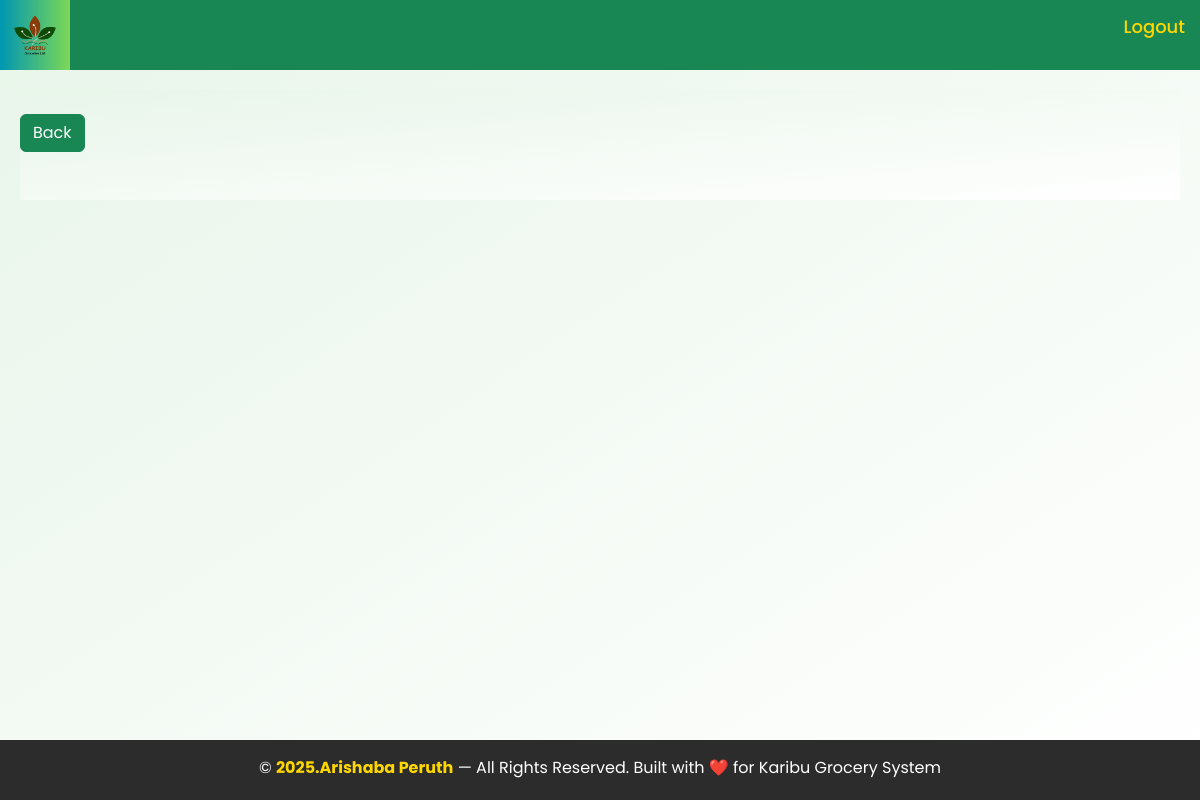
Page /receipt/ (signed in) on the earlier database version.
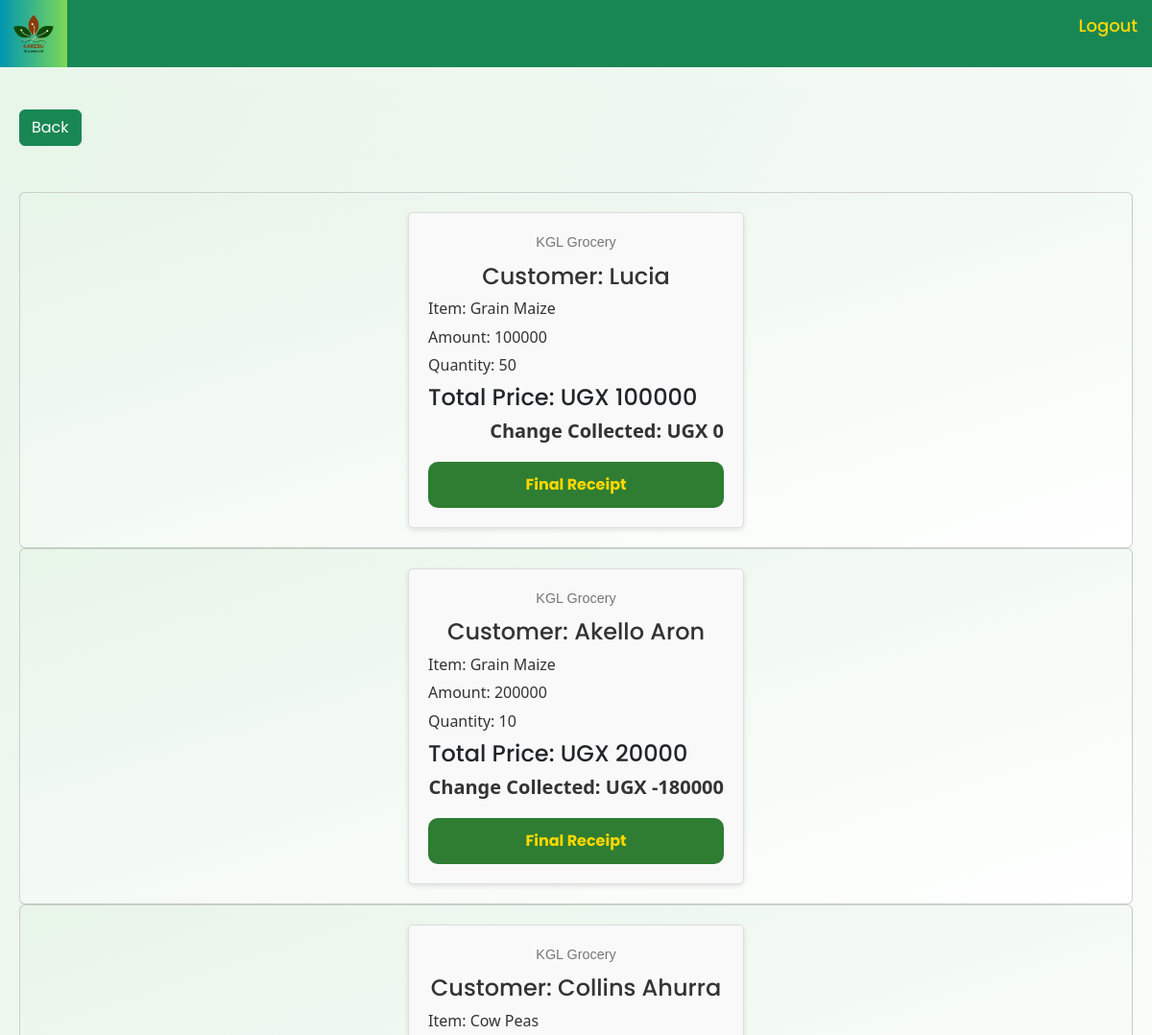
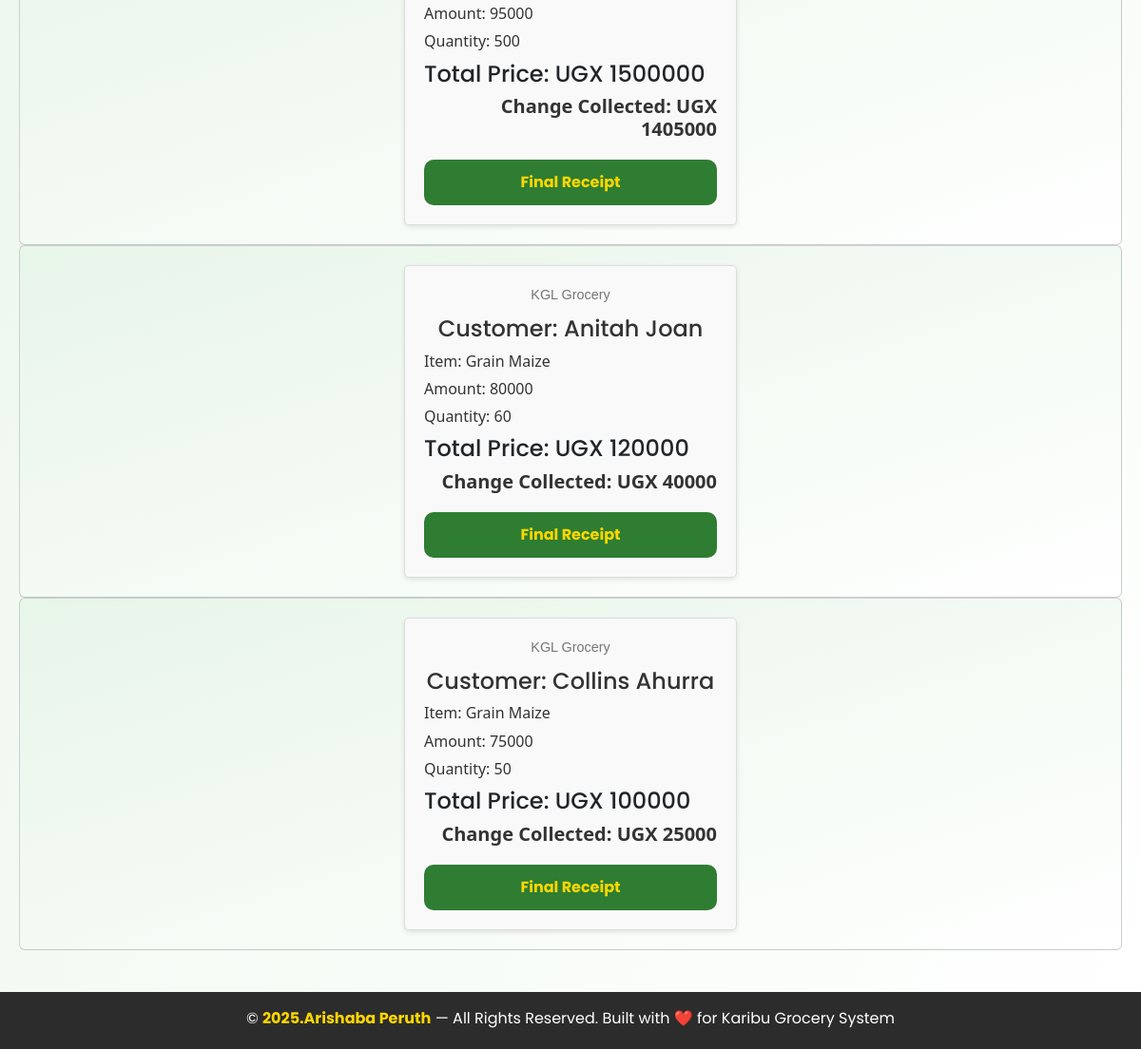
Same page on the later database version (2 pictures, top to bottom).
### homeapp/models.py (models this page shows, shortened)
class Sale(models.Model):
    Name_of_produce = models.ForeignKey(Stock, blank=True, null=True, on_delete=models.CASCADE)
    item_name = models.CharField(blank=True, null=True)
    Tonnage_in_kgs = models.IntegerField(blank=False)
    Amount_paid = models.IntegerField(default=0,blank=False)
    Branch = models.ForeignKey(Branch, blank=True, null=True, on_delete=models.CASCADE)
    Sales_agent_name = models.CharField(blank=False)
    Date_time = models.DateTimeField(auto_now_add=True)
    Name_of_buyer = models.CharField(blank=True)
    method_of_payment = models.CharField(choices=[("Cash", "Cash"), ("Credit", "Credit")],blank=True, null=True)
    def get_amount_paid(self):
        amount_paid = self.Tonnage_in_kgs * self.Name_of_produce.Unit_price
        return int(amount_paid)
    def get_change(self):
        change = self.get_amount_paid() - self.Amount_paid
        return (int(change))

class Stock(models.Model):
    Name_of_produce = models.CharField(max_length=100, null=True)
    Produce_type = models.CharField(choices=[("Internal","Internal"), ("External","External")] ,blank=True, null=True)
    Date = models.DateField(auto_now_add=True)
    Tonnage_in_kgs = models.IntegerField(blank=False, default=0)
    total_quantity = models.IntegerField(default=0,blank=True, null=True)
    Cost = models.IntegerField(blank=False, default=0)
    Unit_price = models.IntegerField(blank=True, null=True)
    Dealer_name = models.CharField(blank=False, default=0)
    Branch = models.ForeignKey(Branch,blank=True, null=True, on_delete=models.CASCADE)
    Contact = models.IntegerField(default=0, blank=False)
    received_quantity = models.IntegerField(default=0,blank=True,null=True)
    def __str__(self):
        return self.Name_of_produce

### homeapp/views.py (the view)
# urls.py: path('receipt/',views.receipt, name='receipt'),
@login_required
def receipt(request):
    if request.user.is_manager or request.user.is_manager_2:
        branch_name = 'Maganjo' if request.user.is_manager else 'Matugga'
        branch = Branch.objects.get(branch_name=branch_name)
        sales = Sale.objects.filter(Branch=branch).order_by('-id')
    elif request.user.is_salesagent or request.user.is_salesagent_2:
        branch_name = 'Maganjo' if request.user.is_salesagent else 'Matugga'
        branch = Branch.objects.get(branch_name=branch_name)
        sales = Sale.objects.filter(Branch=branch).order_by('-id')
    else:
        sales = Sale.objects.all().order_by('-id')
    return render(request, 'homeapp/receipt.html', {'sales': sales})

### homeapp/templates/homeapp/receipt.html (shortened to what this page needs)
{% extends 'homeapp/base.html' %}
{% load static %}
{% block content %}
<main style=" background: linear-gradient(to bottom right, #e8f5e9, #ffffff); margin: 20px;">
    <link rel="stylesheet" href="{% static 'receipt.css' %}">
    <br>
    <div>
        {% if user.is_manager or user.is_manager_2 %}
        <a href="{% url 'manager' %}"><button class="btn btn-success">Back</button></a>
        {% endif %}
    </div>
<br><br>
    {% for sale in sales %}
        <div class="card" style=" background: linear-gradient(to bottom right, #e8f5e9, #ffffff);">
            <div class="card-body">
                <h3>
                    Customer: {{ sale.Name_of_buyer }}
                </h3>
                <h6>Item: {{ sale.Name_of_produce }}</h6>
                <h6>Amount: {{ sale.Amount_paid }}</h6>
                <h6>Quantity: {{ sale.Tonnage_in_kgs }}</h6>
                <h4>Total Price: UGX {{ sale.get_amount_paid }}</h4>
                <div style="flex: 1">
                    <h5 class="card-text">
                        Change Collected: UGX {{ sale.get_change }}
                    </h5>
                    <a href="{% url 'receipt_detail' sale.id %}"><button type="submit"  class="btn btn-danger" style="color: gold;">Final Receipt</button></a>
                </div>
            </div>
        </div>
    {% endfor %}
</main>
{% endblock %}

Differences in the rows shown:
now on this page (row edited): Sale: Name_of_buyer "Lucia", Name_of_produce "Grain Maize", Amount_paid "100000", Tonnage_in_kgs "50", get_amount_paid "100000", get_change "0"
now on this page (row edited): Sale: Name_of_buyer "Akello Aron", Name_of_produce "Grain Maize", Amount_paid "200000", Tonnage_in_kgs "10", get_amount_paid "20000", get_change "-180000"
now on this page (row edited): Sale: Name_of_buyer "Collins Ahurra", Name_of_produce "Cow Peas", Amount_paid "95000", Tonnage_in_kgs "500", get_amount_paid "1500000", get_change "1405000"
now on this page (row edited): Sale: Name_of_buyer "Anitah Joan", Name_of_produce "Grain Maize", Amount_paid "80000", Tonnage_in_kgs "60", get_amount_paid "120000", get_change "40000"
now on this page (row edited): Sale: Name_of_buyer "Collins Ahurra", Name_of_produce "Grain Maize", Amount_paid "75000", Tonnage_in_kgs "50", get_amount_paid "100000", get_change "25000"
